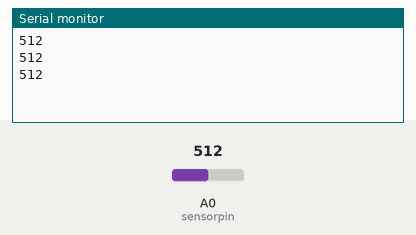
Recording of a sketch running on a simulated Arduino Uno, built with avr-gcc and run on an emulated ATmega328P. Shown: the last lines printed to the serial monitor. The test bench sets the inputs (shaded band); at power-on: A0 (sensorpin) = 512.

Above: at 1.2 s.
1.3 s: A0 (sensorpin) set to 716
At 1.86 s:
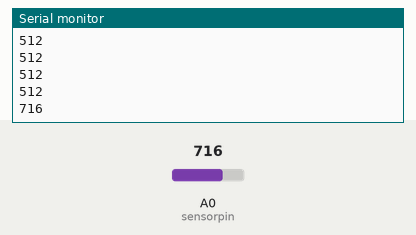
2.8 s: A0 (sensorpin) set to 900
At 3.06 s:
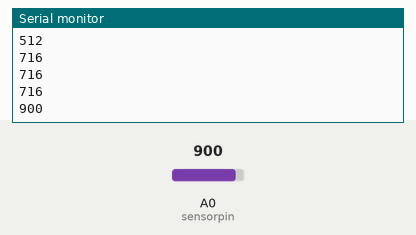
Timing chart, 0 to 5.8 s (numbered marks = the images above; inputs shaded):
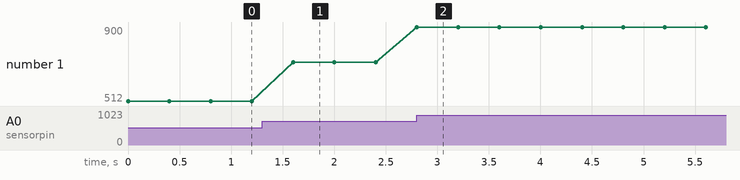

Measured:
- after the input at 1.3 s, the serial monitor: prints a new line after 0.30 s (image 1)
- after the input at 2.8 s, the serial monitor: prints a new line at once (image 2)
- plotted number 1: 512 → 716 after the input at 1.3 s, 716 → 900 after the input at 2.8 s

The sketch:

Infrared_sensor.ino
```cpp
int sensorpin = A0;                 // analog pin used to connect the sharp sensor
int val = 0;                 // variable to store the values from sensor(initially zero)

void setup()
{
  pinMode(sensorpin, OUTPUT);
  Serial.begin(9600);               // starts the serial monitor
}

void loop()
{
  val = analogRead(sensorpin);       // reads the value of the sharp sensor
  Serial.println(val);            // prints the value of the sensor to the serial monitor
  delay(400);                    // wait for this much time before printing next value
}
```
